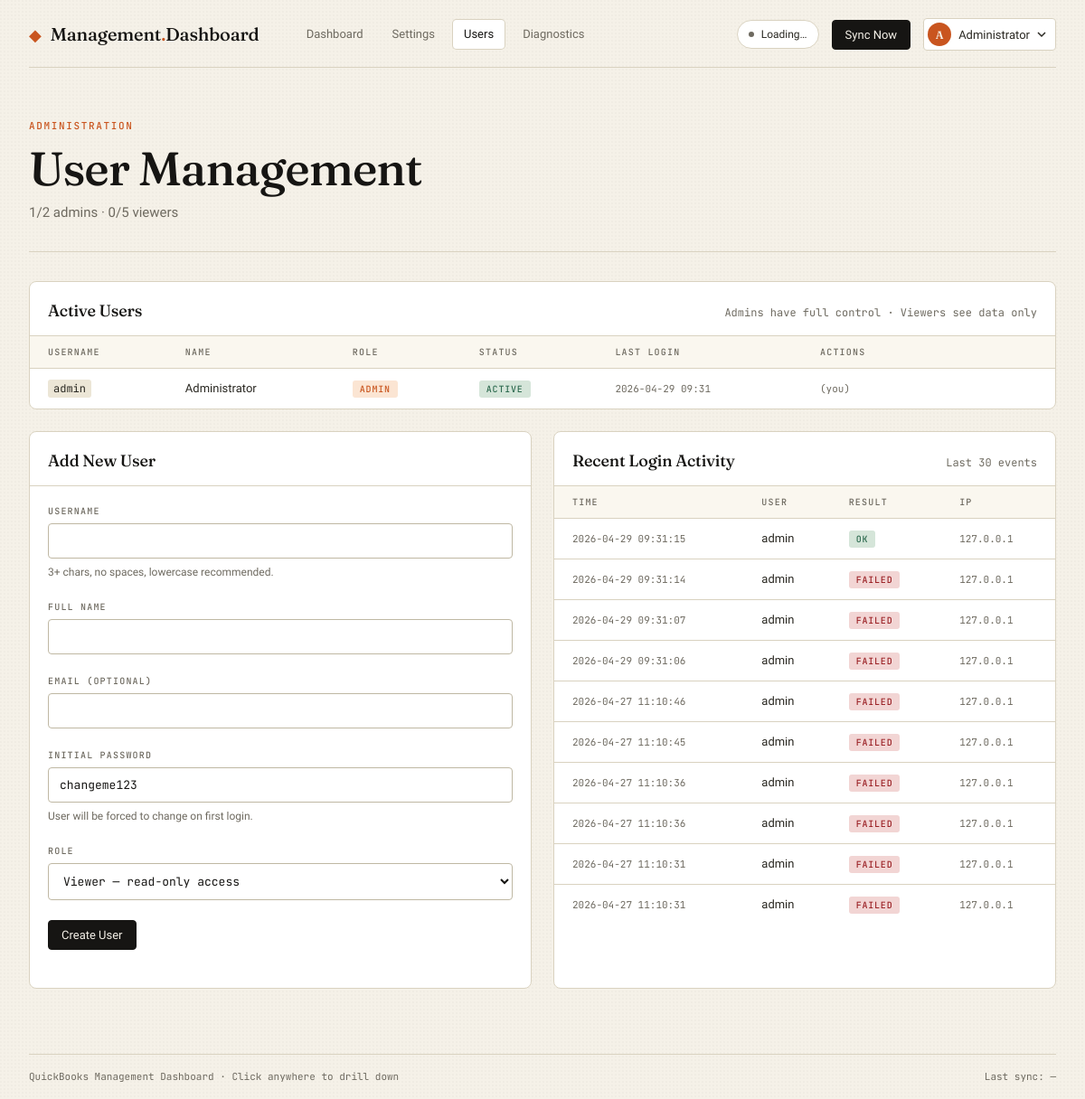
The app's page /users (signed in) with its own data.
### tables this page shows
CREATE TABLE users (
    id INTEGER PRIMARY KEY AUTOINCREMENT,
    username TEXT UNIQUE NOT NULL,
    name TEXT NOT NULL,
    email TEXT,
    password_hash TEXT NOT NULL,
    role TEXT NOT NULL CHECK(role IN ('admin','viewer')),
    is_active INTEGER NOT NULL DEFAULT 1,
    must_change_password INTEGER NOT NULL DEFAULT 0,
    created_at TEXT NOT NULL,
    last_login_at TEXT,
    failed_attempts INTEGER NOT NULL DEFAULT 0,
    locked_until TEXT
);

CREATE TABLE login_audit (
    id INTEGER PRIMARY KEY AUTOINCREMENT,
    username TEXT,
    success INTEGER NOT NULL,
    ip_address TEXT,
    user_agent TEXT,
    timestamp TEXT NOT NULL,
    note TEXT
);

### app.py (the view)
@app.route("/users")
@auth.admin_required
def users_page():
    conn = get_db()
    try:
        users_list = auth.list_users(conn)
        counts = auth.count_by_role(conn)
        audit_rows = auth.recent_audit(conn, 30)
        return render_template("users.html",
                               users=users_list, counts=counts,
                               audit=audit_rows,
                               max_admins=auth.MAX_ADMINS,
                               max_viewers=auth.MAX_VIEWERS)
    finally:
        conn.close()

### app.py (called while the page is built)
def get_db():
    conn = sqlite3.connect(DB_FILE)
    conn.row_factory = sqlite3.Row
    return conn

### auth.py (called while the page is built)
def list_users(conn):
    cur = conn.cursor()
    cur.execute("""SELECT id, username, name, email, role, is_active,
                          must_change_password, created_at, last_login_at
                   FROM users ORDER BY role DESC, username""")
    return [dict(r) for r in cur.fetchall()]

def count_by_role(conn):
    cur = conn.cursor()
    cur.execute("SELECT role, COUNT(*) FROM users WHERE is_active=1 GROUP BY role")
    out = {"admin": 0, "viewer": 0}
    for row in cur.fetchall():
        out[row[0]] = row[1]
    return out

def recent_audit(conn, limit=50):
    cur = conn.cursor()
    cur.execute("""SELECT username, success, ip_address, user_agent, timestamp, note
                   FROM login_audit ORDER BY id DESC LIMIT ?""", (limit,))
    return [dict(r) for r in cur.fetchall()]

def admin_required(f):
    @wraps(f)
    def wrapped(*args, **kwargs):
        if not session.get("uid"):
            return redirect(url_for("login"))
        if session.get("role") != "admin":
            if request.path.startswith("/api/"):
                return {"error": "Admin only"}, 403
            abort(403)
        return f(*args, **kwargs)
    return wrapped

### templates/users.html (shortened to what this page needs)
{% extends "base.html" %}
{% block content %}
<section class="hero">
  <div>
    <div class="eyebrow">Administration</div>
    <h1 class="hero-title">User Management</h1>
    <p class="hero-sub">
      {{ counts.admin }}/{{ max_admins }} admins · {{ counts.viewer }}/{{ max_viewers }} viewers
    </p>
  </div>
</section>
<div class="grid-2">
  <div class="panel" style="grid-column: 1 / -1;">
    <div class="panel-head">
      <h3 class="panel-title">Active Users</h3>
      <span class="panel-sub">Admins have full control · Viewers see data only</span>
    </div>
    <div class="table-wrap">
      <table class="data-table">
        <thead>
          <tr>
            <th>Username</th>
            <th>Name</th>
            <th>Role</th>
            <th>Status</th>
            <th>Last Login</th>
            <th style="width: 280px;">Actions</th>
          </tr>
        </thead>
        <tbody>
          {% for u in users %}
          <tr>
            <td><code style="font-family:var(--font-mono); background:var(--paper-2); padding:2px 6px; border-radius:3px; font-size:12px;">{{ u.username }}</code></td>
            <td>{{ u.name }}</td>
            <td>
              {% if u.role == 'admin' %}
                <span class="tag" style="background: var(--accent-soft); color: var(--accent);">Admin</span>
              {% else %}
                <span class="tag tag-bill">Viewer</span>
              {% endif %}
            </td>
            <td>
              {% if u.is_active %}
                <span class="tag tag-paid">Active</span>
              {% else %}
                <span class="tag" style="background: var(--bad-soft); color: var(--bad);">Disabled</span>
              {% endif %}
            </td>
            <td style="font-family: var(--font-mono); font-size: 11px; color: var(--muted);">
              {{ u.last_login_at[:16].replace('T', ' ') if u.last_login_at else 'Never' }}
            </td>
            <td>
              <div style="display: flex; gap: 6px; flex-wrap: wrap;">
                {% if u.id != session.uid %}
                <form method="post" action="/users/{{ u.id }}/toggle" style="display: inline;"
                      onsubmit="return confirm('{% if u.is_active %}Deactivate{% else %}Activate{% endif %} {{ u.username }}?');">
                  <button type="submit" class="btn btn-ghost" style="padding: 4px 10px; font-size: 11px;">
                    {{ 'Disable' if u.is_active else 'Enable' }}
                  </button>
                </form>
                <button type="button" class="btn btn-ghost" style="padding: 4px 10px; font-size: 11px;"
                        onclick="showResetPwd({{ u.id }}, '{{ u.username }}')">
                  Reset Pwd
                </button>
                <form method="post" action="/users/{{ u.id }}/delete" style="display: inline;"
                      onsubmit="return confirm('DELETE {{ u.username }}? This cannot be undone.');">
                  <button type="submit" class="btn btn-ghost" style="padding: 4px 10px; font-size: 11px; color: var(--bad); border-color: var(--bad-soft);">
                    Delete
                  </button>
                </form>
                {% else %}
                <span style="color: var(--muted); font-size: 11px; font-family: var(--font-mono);">(you)</span>
                {% endif %}
              </div>
            </td>
          </tr>
          {% endfor %}
        </tbody>
      </table>
    </div>
  </div>
  <div class="panel">
    <div class="panel-head"><h3 class="panel-title">Add New User</h3></div>
    <form method="post" action="/users/create" class="form">
      <div class="form-row">
        <label class="field">
          <span class="field-label">Username</span>
          <input type="text" name="username" required pattern="[a-z0-9_.-]{3,}" />
          <span class="hint">3+ chars, no spaces, lowercase recommended.</span>
        </label>
      </div>
      <div class="form-row">
        <label class="field">
          <span class="field-label">Full Name</span>
          <input type="text" name="name" required />
        </label>
      </div>
      <div class="form-row">
        <label class="field">
          <span class="field-label">Email (optional)</span>
          <input type="text" name="email" />
        </label>
      </div>
      <div class="form-row">
        <label class="field">
          <span class="field-label">Initial Password</span>
          <input type="text" name="password" required minlength="6" value="changeme123" />
          <span class="hint">User will be forced to change on first login.</span>
        </label>
      </div>
      <div class="form-row">
        <label class="field">
          <span class="field-label">Role</span>
          <select name="role" style="width:100%; padding:10px 12px; font-family: var(--font-mono); font-size:13px; border:1px solid var(--line-2); border-radius:var(--radius); background:var(--surface); color: var(--ink);">
            {% if counts.viewer < max_viewers %}
              <option value="viewer" selected>Viewer — read-only access</option>
            {% endif %}
          </select>
        </label>
      </div>
      <div class="form-row form-actions">
        <button type="submit" class="btn btn-primary">Create User</button>
      </div>
    </form>
  </div>
  <div class="panel">
    <div class="panel-head">
      <h3 class="panel-title">Recent Login Activity</h3>
      <span class="panel-sub">Last 30 events</span>
    </div>
    <div class="table-wrap" style="max-height: 480px; overflow-y: auto;">
      <table class="data-table">
        <thead>
          <tr>
            <th>Time</th>
            <th>User</th>
            <th>Result</th>
            <th>IP</th>
          </tr>
        </thead>
        <tbody>
          {% for a in audit %}
          <tr>
            <td style="font-family: var(--font-mono); font-size: 11px; color: var(--muted);">{{ a.timestamp[:19].replace('T', ' ') }}</td>
            <td>{{ a.username or '—' }}</td>
            <td>
              {% if a.success %}
                <span class="tag tag-paid">OK</span>
              {% else %}
                <span class="tag" style="background: var(--bad-soft); color: var(--bad);">Failed</span>
              {% endif %}
            </td>
            <td style="font-family: var(--font-mono); font-size: 11px; color: var(--muted);">{{ a.ip_address or '—' }}</td>
          </tr>
          {% endfor %}
        </tbody>
      </table>
    </div>
  </div>
</div>
{% endblock %}

### templates/base.html (shortened to what this page needs)
<!DOCTYPE html>
<html lang="en">
<head>
  <link rel="stylesheet" href="{{ url_for('static', filename='css/style.css') }}" />
</head>
<body>
  <div class="app-shell">
    <header class="topbar">
      <div class="topbar-left">
        <div class="brand">
          <span class="brand-mark">◆</span>
          <span class="brand-text">Management<span class="brand-accent">.</span>Dashboard</span>
        </div>
        <nav class="topnav">
          <a href="/" class="topnav-link {% if request.path == '/' %}active{% endif %}">Dashboard</a>
          {% if session.get('role') == 'admin' %}
            <a href="/settings" class="topnav-link {% if request.path == '/settings' %}active{% endif %}">Settings</a>
            <a href="/users" class="topnav-link {% if request.path.startswith('/users') %}active{% endif %}">Users</a>
            <a href="/diagnostics" class="topnav-link {% if request.path == '/diagnostics' %}active{% endif %}">Diagnostics</a>
          {% endif %}
        </nav>
      </div>
      <div class="topbar-right">
        {% if request.path != '/login' and session.get('uid') %}
          <div id="connection-pill" class="pill"><span class="pill-dot"></span><span class="pill-text">Loading…</span></div>
          <button id="sync-button" class="btn btn-primary">Sync Now</button>
          <div class="user-menu">
            <button class="user-menu-btn" id="user-menu-btn">
              <span class="user-avatar">{{ session.get('name', 'U')[0] | upper }}</span>
              <span class="user-name">{{ session.get('name', 'User') }}</span>
              <svg width="10" height="10" viewBox="0 0 10 10" fill="currentColor">
                <path d="M1 3l4 4 4-4" stroke="currentColor" stroke-width="1.5" fill="none"/>
              </svg>
            </button>
          </div>
        {% endif %}
      </div>
    </header>
    <main class="content">
      {% block content %}{% endblock %}
    </main>
    <footer class="footer">
      <span>QuickBooks Management Dashboard · Click anywhere to drill down</span>
      <span id="last-sync-text">Last sync: —</span>
    </footer>
  </div>
</body>
</html>

### records on screen
users: get "Administrator", username "admin", name "Administrator", role "ADMIN", is_active "ACTIVE", last_login_at "2026-04-29 09:31", shows "(you)"
login_audit: timestamp "2026-04-29 09:31:15", username "admin", success "OK", ip_address "127.0.0.1"
login_audit: timestamp "2026-04-29 09:31:14", username "admin", success "FAILED", ip_address "127.0.0.1"
login_audit: timestamp "2026-04-29 09:31:07", username "admin", success "FAILED", ip_address "127.0.0.1"
login_audit: timestamp "2026-04-29 09:31:06", username "admin", success "FAILED", ip_address "127.0.0.1"
login_audit: timestamp "2026-04-27 11:10:46", username "admin", success "FAILED", ip_address "127.0.0.1"
login_audit: timestamp "2026-04-27 11:10:45", username "admin", success "FAILED", ip_address "127.0.0.1"
login_audit: timestamp "2026-04-27 11:10:36", username "admin", success "FAILED", ip_address "127.0.0.1"
login_audit: timestamp "2026-04-27 11:10:36", username "admin", success "FAILED", ip_address "127.0.0.1"
login_audit: timestamp "2026-04-27 11:10:31", username "admin", success "FAILED", ip_address "127.0.0.1"
login_audit: timestamp "2026-04-27 11:10:31", username "admin", success "FAILED", ip_address "127.0.0.1"

### other values on screen
{{ session.get('name', 'U')[0] | upper }} "A"
{{ counts.admin }} "1"
{{ max_admins }} "2"
{{ counts.viewer }} "0"
{{ max_viewers }} "5"
